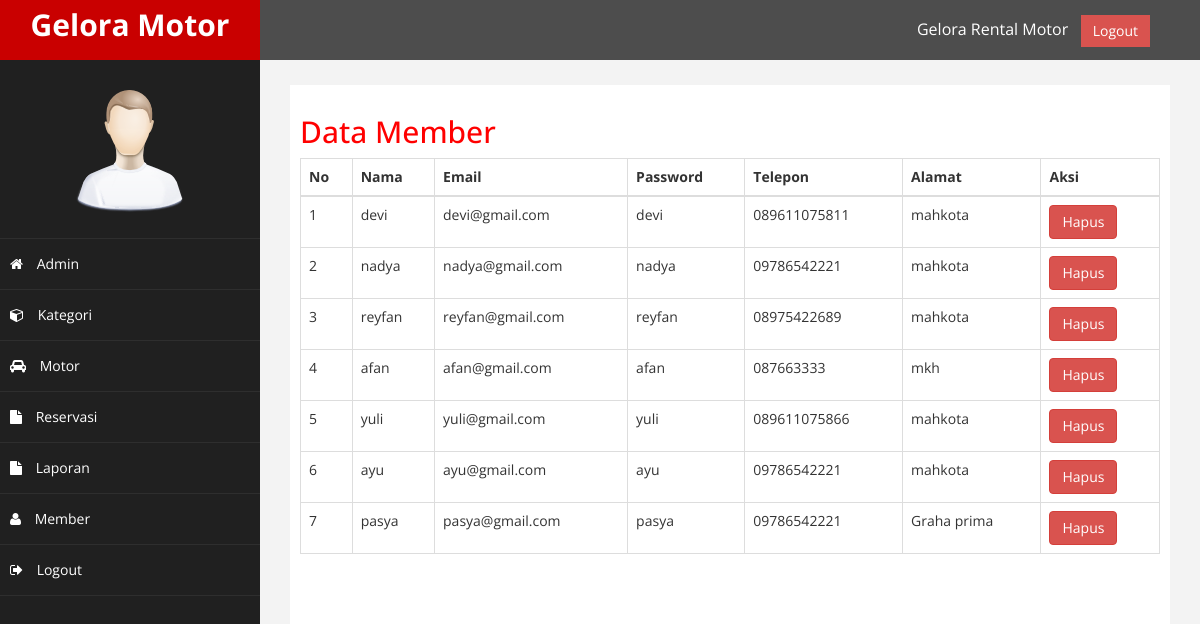
Page /admin/index.php?halaman=pelanggan (signed in) on the committed database.
### tables this page shows
CREATE TABLE `pelanggan` (
  `id_member` int(11) NOT NULL,
  `email_member` varchar(100) NOT NULL,
  `password_member` varchar(50) NOT NULL,
  `nama_member` varchar(100) NOT NULL,
  `telepon_member` varchar(20) NOT NULL,
  `alamat_member` text NOT NULL
);

### admin/member.php (the view, shortened to what this page needs)
<h2>Data Member</h2>
<table class="table table-bordered">
	<thead>
		<tr>
			<th>No</th>
			<th>Nama</th>
			<th>Email</th>
			<th>Password</th>
			<th>Telepon</th>
			<th>Alamat</th>
			<th>Aksi</th>
		</tr>
	</thead>
		<?php $nomor=1; ?>
		<?php $ambil=$koneksi->query("SELECT * FROM pelanggan"); ?>
		<?php while($pecah = $ambil->fetch_assoc()){ ?>
		<tr>
			<td><?php echo $nomor; ?></td>
			<td><?php echo $pecah ['nama_member']; ?></td>
			<td><?php echo $pecah ['email_member']; ?></td>
			<td><?php echo $pecah ['password_member']; ?></td>
			<td><?php echo $pecah ['telepon_member']; ?></td>
			<td><?php echo $pecah ['alamat_member']; ?></td>
			<td>
				<a href="index.php?halaman=hapusmember&id=<?php echo $pecah['id_member']; ?>" class="btn btn-danger">Hapus</a>
			</td>
		</tr>
		<?php $nomor++; ?>
		<?php } ?>
</table>

### admin/assets/css/custom.css (style rules this page uses)
body { font-family: 'Open Sans', sans-serif; }
h2 { color: #f00; }

### rows in the picture
pelanggan: nama_member "devi", email_member "devi@gmail.com", password_member "devi", telepon_member "089611075811", alamat_member "mahkota"
pelanggan: nama_member "nadya", email_member "nadya@gmail.com", password_member "nadya", telepon_member "09786542221", alamat_member "mahkota"
pelanggan: nama_member "reyfan", email_member "reyfan@gmail.com", password_member "reyfan", telepon_member "08975422689", alamat_member "mahkota"
pelanggan: nama_member "afan", email_member "afan@gmail.com", password_member "afan", telepon_member "087663333", alamat_member "mkh"
pelanggan: nama_member "yuli", email_member "yuli@gmail.com", password_member "yuli", telepon_member "089611075866", alamat_member "mahkota"
pelanggan: nama_member "ayu", email_member "ayu@gmail.com", password_member "ayu", telepon_member "09786542221", alamat_member "mahkota"
pelanggan: nama_member "pasya", email_member "pasya@gmail.com", password_member "pasya", telepon_member "09786542221", alamat_member "Graha prima"
